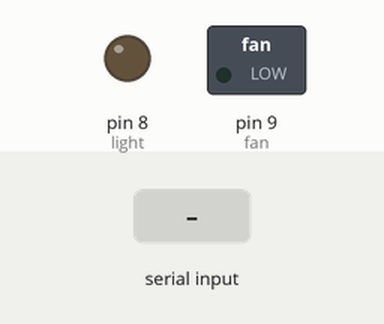
Simulated run of this sketch. Board: Arduino Uno, built with avr-gcc and run on an emulated ATmega328P. Parts: switched loads named in the sketch (green lamp = pin HIGH), output pins drawn as LEDs (lit = HIGH). The inputs (shaded band) are chosen by the test bench.

Above: at 1.2 s.
1.3 s: "1" received over Serial
At 2.5 s:
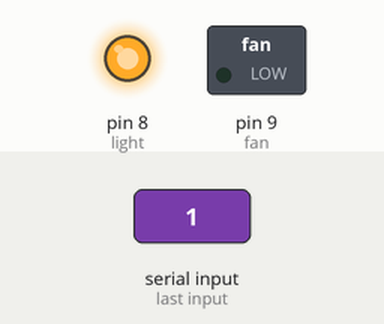
2.8 s: "3" received over Serial
At 3.8 s:
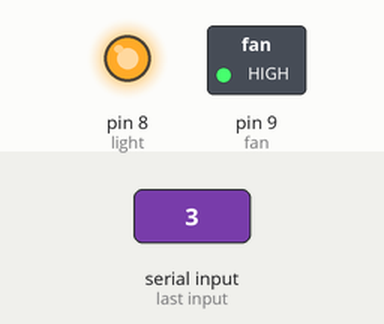
4.3 s: "2" received over Serial
At 5.0 s:
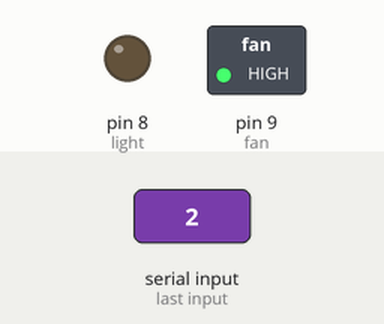
5.8 s: "4" received over Serial
At 6.1 s:
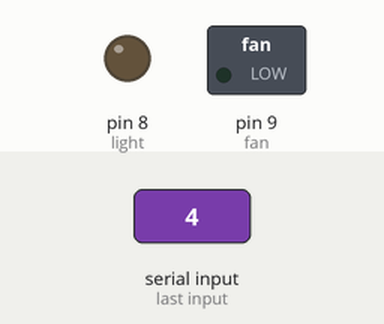
Timing chart, 0 to 8.3 s (numbered marks = the images above; inputs shaded):
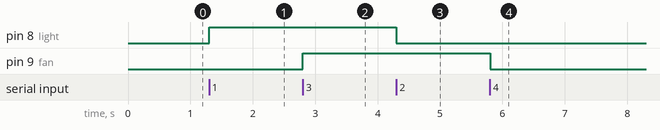

Measured:
- after the input at 1.3 s, pin 8 (light): LOW → HIGH at once
- after the input at 2.8 s, pin 9 (fan): LOW → HIGH at once
- after the input at 4.3 s, pin 8 (light): HIGH → LOW at once
- after the input at 5.8 s, pin 9 (fan): HIGH → LOW at once

The sketch:

finalyearpro.ino
```cpp
int light = 8;
int fan = 9;
char sms;

void setup() {
  Serial.begin(9600);
  pinMode(light,OUTPUT);
  pinMode(fan,OUTPUT);
}

void loop() {

  if(Serial.available()!=0){
    sms = Serial.read();
  }
   if(sms=='1'){
    digitalWrite(light,HIGH);
   }
   if(sms=='2'){
    digitalWrite(light,LOW);
   }
   if(sms=='3'){
    digitalWrite(fan,HIGH);
   }
   if(sms=='4'){
    digitalWrite(fan,LOW);
   }
}
```
